Frame 1 (no input): blank canvas, image omitted
Frame 60 (the mouse pressed at the canvas centre just before this capture): blank canvas, image omitted
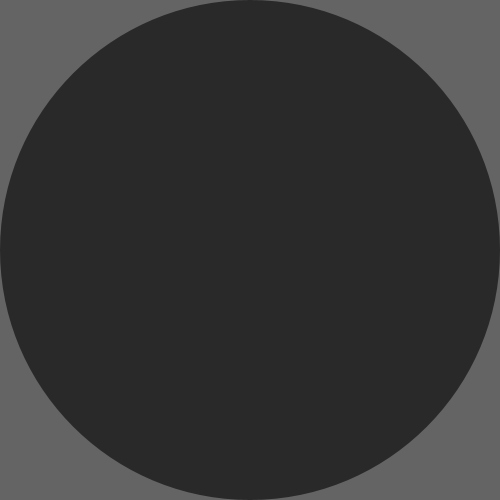
Frame 120 (the mouse held since frame 60 and released just before this capture)

The Processing sketch whose frames 1 and 60 were blank and that drew this single picture after the mouse press (run headless with seeded random() and noise(); from frame 60 on, the mouse is pressed at the canvas centre):

// Processing sketch: processing_42778
// ── processing_42778.pde

void setup(){
  size(500,500);
  background(100);
  smooth();
  noStroke();
}

void draw(){
  float x=(pmouseX-mouseX);
  fill(x*5,x*2,x*2,150);
  float a= (pmouseX-mouseX)+(pmouseY-mouseY);
  ellipse(mouseX,mouseY,a,a);
}
